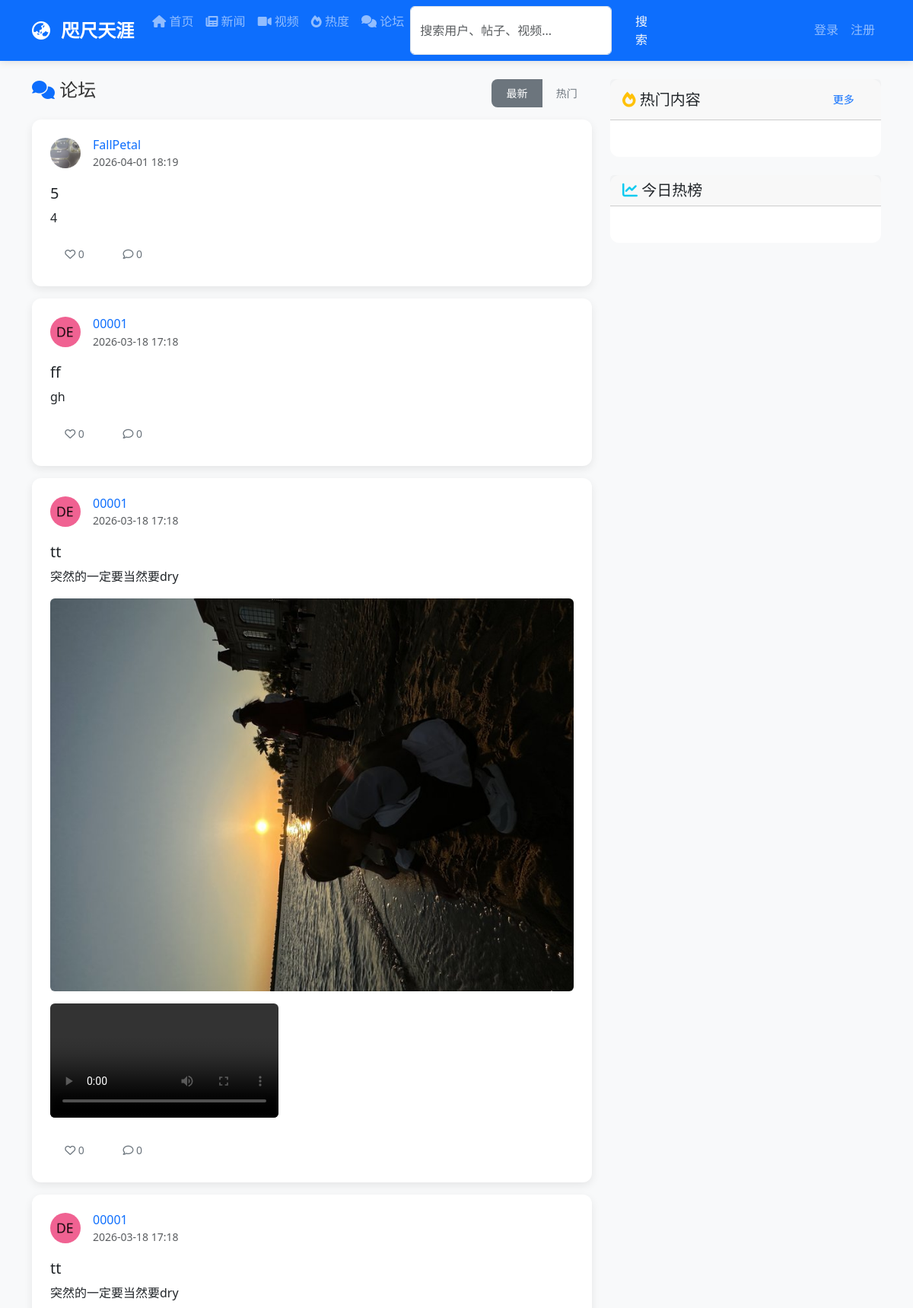
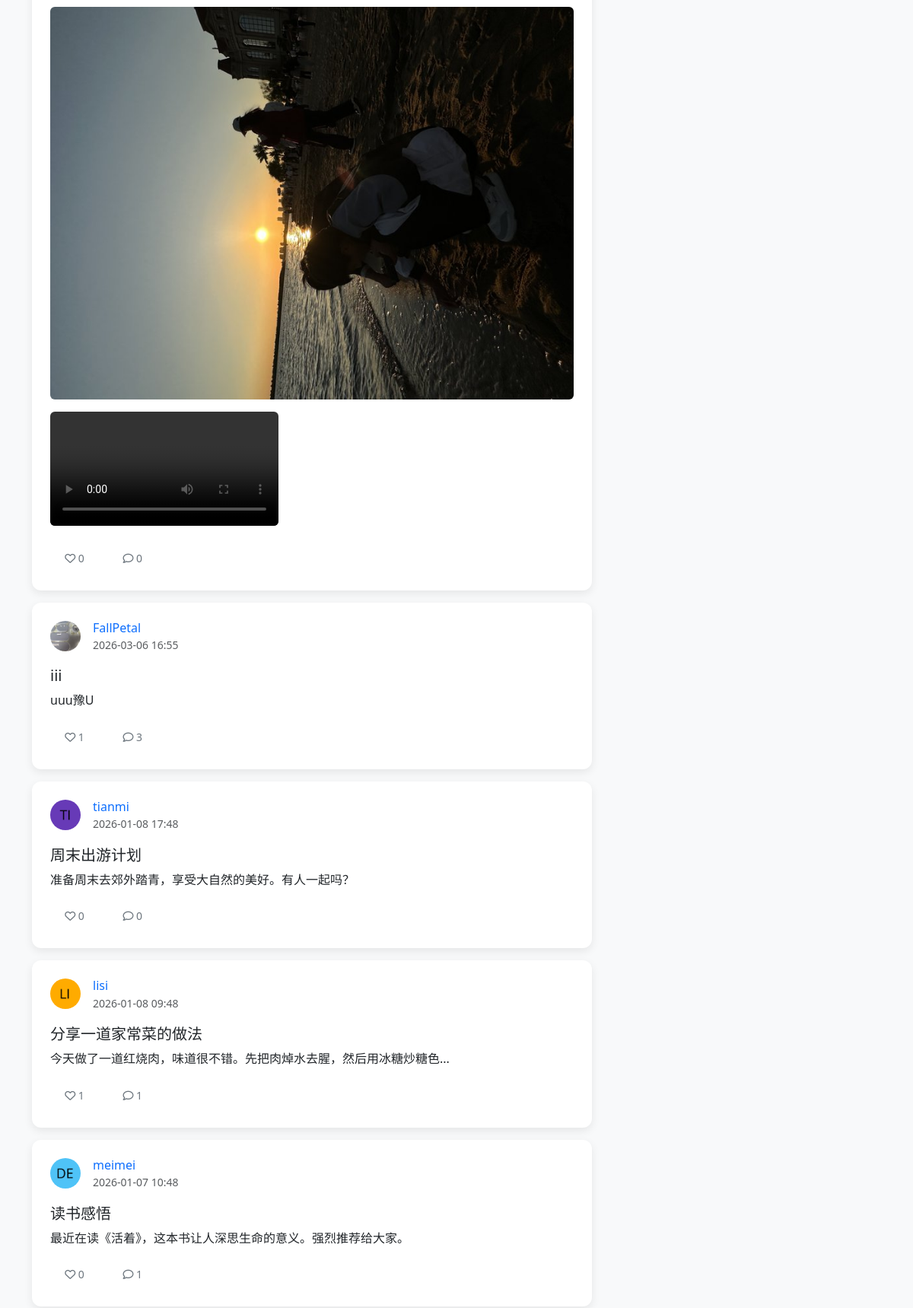
Page /forum (upper part) on the committed database (2 pictures, top to bottom).
### python_web_project/models/__init__.py (models this page shows, shortened)
class Post(db.Model):
    __tablename__ = 'posts'
    id = db.Column(db.Integer, primary_key=True)
    title = db.Column(db.String(200), nullable=False)
    content = db.Column(db.Text, nullable=False)
    image_url = db.Column(db.String(200))  # 帖子配图
    video_url = db.Column(db.String(200))  # 帖子视频
    timestamp = db.Column(FlexibleDateTime, index=True,
                          default=datetime.now)
    updated_at = db.Column(FlexibleDateTime, default=datetime.now)  # 最后更新时间
    author_id = db.Column(db.Integer, db.ForeignKey('users.id'))
    likes_count = db.Column(db.Integer, default=0)
    comments_count = db.Column(db.Integer, default=0)
    post_comments = db.relationship(
        'Comment', lazy=True, foreign_keys='Comment.post_id')
    likes = db.relationship('PostLike', backref='post', lazy=True)

class User(UserMixin, db.Model):
    __tablename__ = 'users'
    id = db.Column(db.Integer, primary_key=True)
    username = db.Column(db.String(80), unique=True, nullable=False)
    email = db.Column(db.String(120), unique=True, nullable=False)
    password_hash = db.Column(db.String(120), nullable=False)
    avatar = db.Column(db.String(200), default='default_avatar.png')
    bio = db.Column(db.Text, default='')
    location = db.Column(db.String(100))
    website = db.Column(db.String(200))
    is_active = db.Column(db.Boolean, default=True)  # 用户是否被封禁
    is_banned = db.Column(db.Boolean, default=False)  # 是否被完全封禁
    can_post = db.Column(db.Boolean, default=True)    # 是否可以发帖
    can_video = db.Column(db.Boolean, default=True)   # 是否可以发视频
    can_comment = db.Column(db.Boolean, default=True)  # 是否可以评论
    is_admin = db.Column(db.Boolean, default=False)   # 是否为管理员
    join_date = db.Column(FlexibleDateTime, default=datetime.now)
    last_seen = db.Column(FlexibleDateTime, default=datetime.now)
    posts = db.relationship('Post', backref='author',
                            lazy=True, foreign_keys='Post.author_id')
    videos = db.relationship('Video', backref='uploader',
                             lazy=True, foreign_keys='Video.uploader_id')
    comments = db.relationship(
        'Comment', lazy=True, foreign_keys='Comment.author_id')
    sent_messages = db.relationship(
        'Message', backref='sender', lazy=True, foreign_keys='Message.sender_id')
    received_messages = db.relationship(
        'Message', backref='recipient', lazy=True, foreign_keys='Message.recipient_id')
    followers = db.relationship(
        'User', secondary='follows',
        primaryjoin='(Follows.followed_id == User.id)',  # 被关注的人
        secondaryjoin='(Follows.follower_id == User.id)',  # 关注者
        backref=db.backref('followed', lazy='dynamic'),
        lazy='dynamic'
    )
    post_likes = db.relationship('PostLike', backref='user', lazy=True)
    video_likes = db.relationship('VideoLike', backref='user', lazy=True)

### python_web_project/app.py (the view)
@app.route('/forum')
def forum():
    posts = Post.query.order_by(Post.timestamp.desc()).all()
    form = PostForm() if current_user.is_authenticated else None
    from chinese_time_utils import calculate_daily_trends
    daily_trends = calculate_daily_trends()
    return render_template('forum.html', posts=posts, form=form, daily_trends=daily_trends)

### python_web_project/app.py (called while the page is built)
@app.before_request
def check_user_permissions():
    if current_user.is_authenticated:
        if current_user.is_banned:
            from flask_login import logout_user
            logout_user()
            flash('您的账户已被封禁，请联系管理员解封。', 'danger')
            return redirect(url_for('login'))
        request_path = request.path
        if not current_user.can_post and request_path in ['/create_post', '/edit_post']:
            flash('您的发帖功能已被封禁，请联系管理员解封。', 'danger')
            return redirect(url_for('index'))
        if not current_user.can_video and request_path in ['/upload_video', '/edit_video']:
            flash('您的视频上传功能已被封禁，请联系管理员解封。', 'danger')
            return redirect(url_for('index'))
        if not current_user.can_comment and 'add_comment' in request_path:
            flash('您的评论功能已被封禁，请联系管理员解封。', 'danger')
            return redirect(request.referrer or url_for('index'))

@app.template_global()
def get_avatar_url(avatar_filename):
    if not avatar_filename:
        return "/static/uploads/avatars/default_avatar.png"
    avatar_filename = avatar_filename.replace('/static/uploads/avatars/', '').replace(
        'static/uploads/avatars/', '').replace('uploads/avatars/', '')
    return f"/static/uploads/avatars/{avatar_filename}"

@app.context_processor
def inject_news_utils():
    def get_last_news_update():
        """获取最新新闻的更新时间"""
        latest_news = News.query.order_by(News.timestamp.desc()).first()
        if latest_news:
            return latest_news.timestamp.strftime('%Y-%m-%d %H:%M')
        return None
    return dict(get_last_news_update=get_last_news_update)

### python_web_project/chinese_time_utils.py (called while the page is built, shortened)
def calculate_daily_trends():
    from models import News, Post, Video
    from datetime import datetime, timedelta
    from app import db
    import math
    today = get_current_time().date()
    yesterday = today - timedelta(days=1)
    items_with_scores = []
    news_items = News.query.filter(
        db.func.date(News.timestamp) == today
    ).all()
    post_items = Post.query.filter(
        db.func.date(Post.timestamp) == today
    ).all()
    video_items = Video.query.filter(
        db.func.date(Video.timestamp) == today
    ).all()
    items_with_scores.sort(key=lambda x: x['score'], reverse=True)
    return items_with_scores

### python_web_project/models/__init__.py (called while the page is built, shortened)
    def process_result_value(self, value, dialect):
        if value is None or value == '':
            return datetime.now()  # 使用本地时间
        return value

### python_web_project/utils/time_utils.py (called while the page is built)
def get_local_timezone():
    return pytz.timezone('Asia/Shanghai')

### python_web_project/templates/forum.html (shortened to what this page needs)
{% extends "base.html" %} {% block title %}论坛 - 咫尺天涯{% endblock %} {%
block content %}
<div class="container mt-4">
  <div class="row">
    <div class="col-md-8">
      <div class="d-flex justify-content-between align-items-center mb-3">
        <h4><i class="fas fa-comments text-primary"></i> 论坛</h4>
        <div>
          <div class="btn-group" role="group">
            <button
              type="button"
              class="btn btn-outline-secondary btn-sm active"
              id="latest-posts-btn"
            >
              最新
            </button>
            <button
              type="button"
              class="btn btn-outline-secondary btn-sm"
              id="popular-posts-btn"
            >
              热门
            </button>
          </div>
        </div>
      </div>
      <div id="posts-container">
        {% if posts %} {% for post in posts %}
        <div class="card mb-3 post-card" data-post-id="{{ post.id }}">
          <div class="card-body">
            <div class="d-flex mb-3">
              <a href="{{ url_for('profile', username=post.author.username) }}">
                <img
                  src="{{ get_avatar_url(post.author.avatar) }}"
                  class="rounded-circle me-3"
                  style="width: 40px; height: 40px; object-fit: cover"
                  alt="头像"
                />
              </a>
              <div>
                <h6 class="card-title mb-0">
                  <a
                    href="{{ url_for('profile', username=post.author.username) }}"
                    class="text-decoration-none"
                    >{{ post.author.username }}</a
                  >
                </h6>
                <small class="text-muted"
                  >{{ post.timestamp.strftime('%Y-%m-%d %H:%M') }}</small
                >
              </div>
            </div>
            <h5 class="card-title">{{ post.title }}</h5>
            <p class="card-text">
              {{ post.content[:300] }}
            </p>
            {% if post.image_url %}
            <img
              src="{{ url_for('static', filename=post.image_url) }}"
              class="img-fluid rounded mb-3"
              alt="帖子配图"
            />
            {% endif %} {% if post.video_url %}
            <video controls class="img-fluid rounded mb-3">
              <source
                src="{{ url_for('static', filename=post.video_url) }}"
                type="video/mp4"
              />
            </video>
            {% endif %}
            <div class="d-flex justify-content-between align-items-center">
              <div>
                <button
                  class="btn btn-sm btn-outline-secondary like-btn"
                  data-type="post"
                  data-id="{{ post.id }}"
                >
                  <i class="far fa-heart"></i>
                  <span class="likes-count">{{ post.likes_count }}</span>
                </button>
                <button
                  class="btn btn-sm btn-outline-secondary ms-2 comment-btn"
                  data-post-id="{{ post.id }}"
                >
                  <i class="far fa-comment"></i> {{ post.comments_count }}
                </button>
              </div>
            </div>
          </div>
        </div>
        {% endfor %} {% else %}
        <div class="text-center py-5">
          <i class="fas fa-comment-slash fa-3x text-muted mb-3"></i>
          <p class="text-muted">暂无帖子</p>
        </div>
        {% endif %}
      </div>
    </div>
    <div class="col-md-4">
      <div class="card mb-4">
        <div
          class="card-header d-flex justify-content-between align-items-center"
        >
          <h5 class="mb-0">
            <i class="fas fa-fire text-warning"></i> 热门内容
          </h5>
          <a
            href="{{ url_for('trending_daily') }}"
            class="btn btn-sm btn-outline-primary"
          >
            更多
          </a>
        </div>
        <div class="card-body">
        </div>
      </div>
      <div class="card mb-4">
        <div class="card-header">
          <h5 class="mb-0">
            <i class="fas fa-chart-line text-info"></i> 今日热榜
          </h5>
        </div>
        <div class="card-body">
        </div>
      </div>
    </div>
  </div>
</div>
{% endblock %}

### python_web_project/static/css/style.css (style rules this page uses)
:root { --primary-color: #0d6efd; --secondary-color: #6c757d; --success-color: #198754; --info-color: #0dcaf0; --warning-color: #ffc107; --danger-color: #dc3545; --light-color: #f8f9fa; --dark-color: #212529; }
body { font-family: 'Segoe UI', Tahoma, Geneva, Verdana, sans-serif; background-color: #f8f9fa; color: #333; line-height: 1.6; padding-top: 0; margin: 0; }
.card { border: none; border-radius: 12px; transition: transform 0.3s ease, box-shadow 0.3s ease; background-color: #ffffff; }
.card-body { padding: 1.5rem; }
.btn { border-radius: 8px; padding: 0.5rem 1.2rem; font-weight: 500; transition: all 0.3s ease; border: none; }
.post-card { border-radius: 12px; overflow: hidden; box-shadow: 0 4px 12px rgba(0,0,0,0.08); transition: transform 0.3s ease, box-shadow 0.3s ease; }

### python_web_project/templates/base.html (style rules this page uses)
.post-card { border-radius: 12px; overflow: hidden; box-shadow: 0 4px 12px rgba(0, 0, 0, 0.08); transition: transform 0.3s ease, box-shadow 0.3s ease; }

### rows in the picture
Post: avatar (picture), author.username "FallPetal", timestamp "2026-04-01 18:19", title "5", content "4", likes_count "0", comments_count "0"
Post: avatar (placeholder picture), author.username "00001", timestamp "2026-03-18 17:18", title "ff", content "gh", likes_count "0", comments_count "0"
Post: avatar (placeholder picture), author.username "00001", timestamp "2026-03-18 17:18", title "tt", content "突然的一定要当然要dry", image_url (picture), likes_count "0", comments_count "0"
Post: avatar (placeholder picture), author.username "00001", timestamp "2026-03-18 17:18", title "tt", content "突然的一定要当然要dry", image_url (picture), likes_count "0", comments_count "0"
Post: avatar (picture), author.username "FallPetal", timestamp "2026-03-06 16:55", title "iii", content "uuu豫U", likes_count "1", comments_count "3"
Post: avatar (picture), author.username "tianmi", timestamp "2026-01-08 17:48", title "周末出游计划", content "准备周末去郊外踏青，享受大自然的美好。有人一起吗？", likes_count "0", comments_count "0"
Post: avatar (picture), author.username "lisi", timestamp "2026-01-08 09:48", title "分享一道家常菜的做法", content "今天做了一道红烧肉，味道很不错。先把肉焯水去腥，然后用冰糖炒糖色...", likes_count "1", comments_count "1"
Post: avatar (picture), author.username "meimei", timestamp "2026-01-07 10:48", title "读书感悟", content "最近在读《活着》，这本书让人深思生命的意义。强烈推荐给大家。", likes_count "0", comments_count "1"
